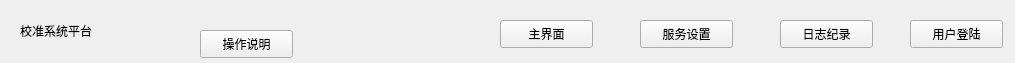
<?xml version="1.0" encoding="UTF-8"?>
<ui version="4.0">
 <class>NavBarWid</class>
 <widget class="QWidget" name="NavBarWid">
  <property name="geometry">
   <rect>
    <x>0</x>
    <y>0</y>
    <width>1015</width>
    <height>63</height>
   </rect>
  </property>
  <property name="windowTitle">
   <string>Form</string>
  </property>
  <widget class="QLabel" name="label">
   <property name="geometry">
    <rect>
     <x>20</x>
     <y>10</y>
     <width>151</width>
     <height>41</height>
    </rect>
   </property>
   <property name="text">
    <string>校准系统平台</string>
   </property>
  </widget>
  <widget class="QPushButton" name="homeBtn">
   <property name="geometry">
    <rect>
     <x>500</x>
     <y>20</y>
     <width>93</width>
     <height>28</height>
    </rect>
   </property>
   <property name="text">
    <string>主界面</string>
   </property>
  </widget>
  <widget class="QPushButton" name="loginBtn">
   <property name="geometry">
    <rect>
     <x>910</x>
     <y>20</y>
     <width>93</width>
     <height>28</height>
    </rect>
   </property>
   <property name="text">
    <string>用户登陆</string>
   </property>
  </widget>
  <widget class="QPushButton" name="setBtn">
   <property name="geometry">
    <rect>
     <x>640</x>
     <y>20</y>
     <width>93</width>
     <height>28</height>
    </rect>
   </property>
   <property name="text">
    <string>服务设置</string>
   </property>
  </widget>
  <widget class="QPushButton" name="logBtn">
   <property name="geometry">
    <rect>
     <x>780</x>
     <y>20</y>
     <width>93</width>
     <height>28</height>
    </rect>
   </property>
   <property name="text">
    <string>日志纪录</string>
   </property>
  </widget>
  <widget class="QPushButton" name="readMeBtn">
   <property name="geometry">
    <rect>
     <x>200</x>
     <y>30</y>
     <width>93</width>
     <height>28</height>
    </rect>
   </property>
   <property name="text">
    <string>操作说明</string>
   </property>
  </widget>
 </widget>
 <resources/>
 <connections/>
</ui>
